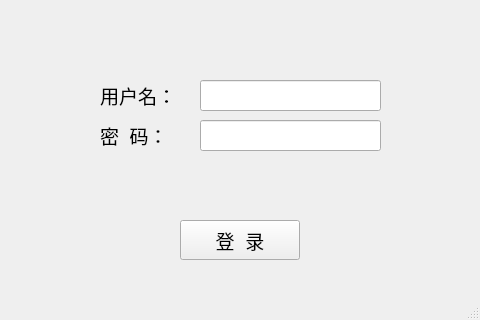
<?xml version="1.0" encoding="UTF-8"?>
<ui version="4.0">
 <class>LoginWindow</class>
 <widget class="QMainWindow" name="LoginWindow">
  <property name="geometry">
   <rect>
    <x>0</x>
    <y>0</y>
    <width>480</width>
    <height>320</height>
   </rect>
  </property>
  <property name="windowTitle">
   <string>MainWindow</string>
  </property>
  <widget class="QWidget" name="centralwidget">
   <widget class="QPushButton" name="loginButton">
    <property name="geometry">
     <rect>
      <x>180</x>
      <y>220</y>
      <width>120</width>
      <height>40</height>
     </rect>
    </property>
    <property name="font">
     <font>
      <pointsize>14</pointsize>
     </font>
    </property>
    <property name="text">
     <string>登  录</string>
    </property>
   </widget>
   <widget class="QLabel" name="label_username">
    <property name="geometry">
     <rect>
      <x>100</x>
      <y>80</y>
      <width>91</width>
      <height>31</height>
     </rect>
    </property>
    <property name="font">
     <font>
      <pointsize>14</pointsize>
     </font>
    </property>
    <property name="text">
     <string>用户名：</string>
    </property>
   </widget>
   <widget class="QLabel" name="label_passwords">
    <property name="geometry">
     <rect>
      <x>100</x>
      <y>120</y>
      <width>91</width>
      <height>31</height>
     </rect>
    </property>
    <property name="font">
     <font>
      <pointsize>14</pointsize>
     </font>
    </property>
    <property name="text">
     <string>密  码：</string>
    </property>
   </widget>
   <widget class="QLineEdit" name="lineEdit_username">
    <property name="geometry">
     <rect>
      <x>200</x>
      <y>80</y>
      <width>181</width>
      <height>31</height>
     </rect>
    </property>
    <property name="font">
     <font>
      <pointsize>14</pointsize>
     </font>
    </property>
   </widget>
   <widget class="QLineEdit" name="lineEdit_passwords">
    <property name="geometry">
     <rect>
      <x>200</x>
      <y>120</y>
      <width>181</width>
      <height>31</height>
     </rect>
    </property>
    <property name="font">
     <font>
      <pointsize>8</pointsize>
     </font>
    </property>
    <property name="echoMode">
     <enum>QLineEdit::Password</enum>
    </property>
   </widget>
   <widget class="QLabel" name="label_hint">
    <property name="geometry">
     <rect>
      <x>150</x>
      <y>170</y>
      <width>180</width>
      <height>31</height>
     </rect>
    </property>
    <property name="font">
     <font>
      <pointsize>14</pointsize>
     </font>
    </property>
    <property name="styleSheet">
     <string notr="true">color: rgb(255, 0, 0);</string>
    </property>
    <property name="text">
     <string/>
    </property>
    <property name="alignment">
     <set>Qt::AlignCenter</set>
    </property>
   </widget>
  </widget>
  <widget class="QStatusBar" name="statusbar"/>
 </widget>
 <resources/>
 <connections/>
</ui>
